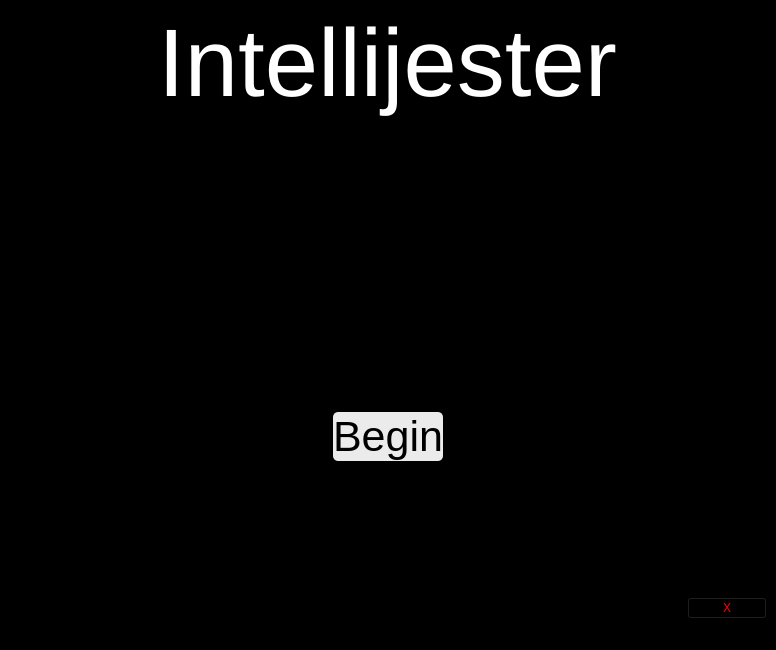
<?xml version="1.0" encoding="UTF-8"?>
<ui version="4.0">
 <class>MainWindow</class>
 <widget class="QMainWindow" name="MainWindow">
  <property name="geometry">
   <rect>
    <x>0</x>
    <y>0</y>
    <width>776</width>
    <height>650</height>
   </rect>
  </property>
  <property name="sizePolicy">
   <sizepolicy hsizetype="Maximum" vsizetype="Maximum">
    <horstretch>0</horstretch>
    <verstretch>0</verstretch>
   </sizepolicy>
  </property>
  <property name="windowTitle">
   <string>MainWindow</string>
  </property>
  <property name="styleSheet">
   <string notr="true">background-color: rgb(0, 0, 0);</string>
  </property>
  <widget class="QWidget" name="centralwidget">
   <property name="sizePolicy">
    <sizepolicy hsizetype="Expanding" vsizetype="Expanding">
     <horstretch>0</horstretch>
     <verstretch>0</verstretch>
    </sizepolicy>
   </property>
   <layout class="QHBoxLayout" name="horizontalLayout">
    <item>
     <layout class="QVBoxLayout" name="verticalLayout">
      <property name="sizeConstraint">
       <enum>QLayout::SetMinimumSize</enum>
      </property>
      <item>
       <layout class="QHBoxLayout" name="horizontalLayout_3">
        <item alignment="Qt::AlignHCenter">
         <widget class="QLabel" name="label">
          <property name="font">
           <font>
            <pointsize>72</pointsize>
           </font>
          </property>
          <property name="styleSheet">
           <string notr="true">color: rgb(255, 255, 255);</string>
          </property>
          <property name="text">
           <string>Intellijester</string>
          </property>
         </widget>
        </item>
       </layout>
      </item>
      <item>
       <spacer name="horizontalSpacer_2">
        <property name="orientation">
         <enum>Qt::Vertical</enum>
        </property>
        <property name="sizeType">
         <enum>QSizePolicy::Maximum</enum>
        </property>
        <property name="sizeHint" stdset="0">
         <size>
          <width>198</width>
          <height>300</height>
         </size>
        </property>
       </spacer>
      </item>
      <item>
       <layout class="QHBoxLayout" name="horizontalLayout_2">
        <item>
         <widget class="QPushButton" name="pushButton">
          <property name="sizePolicy">
           <sizepolicy hsizetype="Maximum" vsizetype="Fixed">
            <horstretch>2</horstretch>
            <verstretch>2</verstretch>
           </sizepolicy>
          </property>
          <property name="minimumSize">
           <size>
            <width>20</width>
            <height>0</height>
           </size>
          </property>
          <property name="sizeIncrement">
           <size>
            <width>1</width>
            <height>0</height>
           </size>
          </property>
          <property name="font">
           <font>
            <pointsize>32</pointsize>
           </font>
          </property>
          <property name="styleSheet">
           <string notr="true">background-color: rgb(235, 235, 235);
border-radius:5;</string>
          </property>
          <property name="text">
           <string>Begin</string>
          </property>
         </widget>
        </item>
       </layout>
      </item>
      <item>
       <spacer name="horizontalSpacer">
        <property name="orientation">
         <enum>Qt::Vertical</enum>
        </property>
        <property name="sizeType">
         <enum>QSizePolicy::Fixed</enum>
        </property>
        <property name="sizeHint" stdset="0">
         <size>
          <width>20</width>
          <height>130</height>
         </size>
        </property>
       </spacer>
      </item>
      <item alignment="Qt::AlignRight">
       <widget class="QPushButton" name="pushButton_2">
        <property name="sizePolicy">
         <sizepolicy hsizetype="Fixed" vsizetype="Fixed">
          <horstretch>0</horstretch>
          <verstretch>0</verstretch>
         </sizepolicy>
        </property>
        <property name="styleSheet">
         <string notr="true">color: rgb(255, 0, 0);
background-color: rgb(0, 0, 0);</string>
        </property>
        <property name="text">
         <string>X</string>
        </property>
       </widget>
      </item>
     </layout>
    </item>
   </layout>
  </widget>
  <widget class="QMenuBar" name="menubar">
   <property name="geometry">
    <rect>
     <x>0</x>
     <y>0</y>
     <width>776</width>
     <height>25</height>
    </rect>
   </property>
  </widget>
  <widget class="QStatusBar" name="statusbar"/>
 </widget>
 <resources/>
 <connections>
  <connection>
   <sender>pushButton</sender>
   <signal>clicked()</signal>
   <receiver>MainWindow</receiver>
   <slot>close()</slot>
   <hints>
    <hint type="sourcelabel">
     <x>387</x>
     <y>456</y>
    </hint>
    <hint type="destinationlabel">
     <x>387</x>
     <y>324</y>
    </hint>
   </hints>
  </connection>
  <connection>
   <sender>pushButton_2</sender>
   <signal>clicked()</signal>
   <receiver>MainWindow</receiver>
   <slot>close()</slot>
   <hints>
    <hint type="sourcelabel">
     <x>728</x>
     <y>604</y>
    </hint>
    <hint type="destinationlabel">
     <x>387</x>
     <y>324</y>
    </hint>
   </hints>
  </connection>
 </connections>
</ui>
